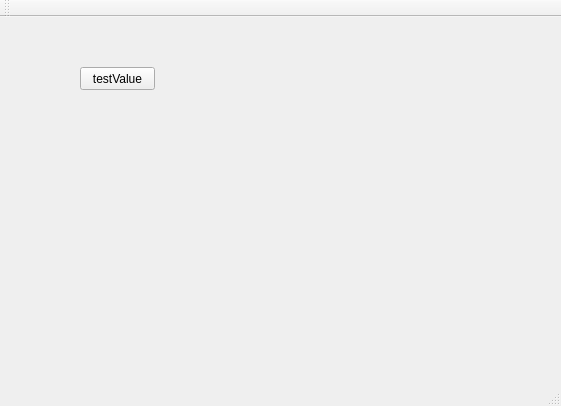
<?xml version="1.0" encoding="UTF-8"?>
<ui version="4.0">
 <class>MainWindow</class>
 <widget class="QMainWindow" name="MainWindow">
  <property name="geometry">
   <rect>
    <x>0</x>
    <y>0</y>
    <width>561</width>
    <height>406</height>
   </rect>
  </property>
  <property name="windowTitle">
   <string>MainWindow</string>
  </property>
  <widget class="QWidget" name="centralWidget">
   <widget class="QPushButton" name="button_exit">
    <property name="geometry">
     <rect>
      <x>80</x>
      <y>50</y>
      <width>75</width>
      <height>23</height>
     </rect>
    </property>
    <property name="text">
     <string>testValue</string>
    </property>
   </widget>
  </widget>
  <widget class="QMenuBar" name="menuBar">
   <property name="geometry">
    <rect>
     <x>0</x>
     <y>0</y>
     <width>561</width>
     <height>23</height>
    </rect>
   </property>
  </widget>
  <widget class="QToolBar" name="mainToolBar">
   <attribute name="toolBarArea">
    <enum>TopToolBarArea</enum>
   </attribute>
   <attribute name="toolBarBreak">
    <bool>false</bool>
   </attribute>
  </widget>
  <widget class="QStatusBar" name="statusBar"/>
 </widget>
 <layoutdefault spacing="6" margin="11"/>
 <resources/>
 <connections/>
</ui>
